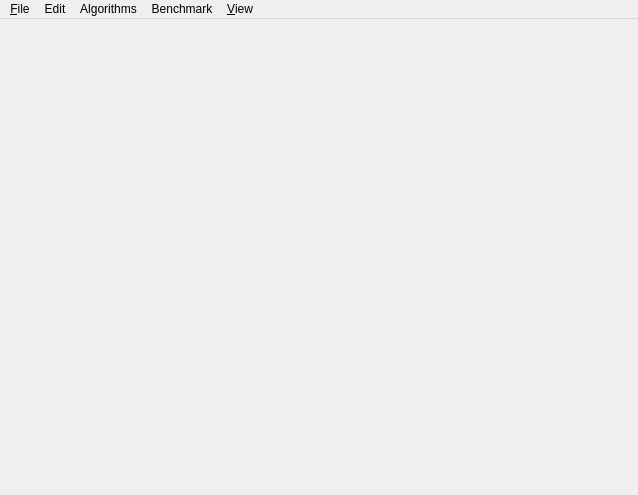
<ui version="4.0">
 <class>MainWindow</class>
 <widget class="QMainWindow" name="MainWindow">
  <property name="geometry">
   <rect>
    <x>0</x>
    <y>0</y>
    <width>638</width>
    <height>495</height>
   </rect>
  </property>
  <property name="windowTitle">
   <string>CGAL AABB tree demo</string>
  </property>
  <property name="windowIcon">
   <iconset resource="AABB_demo.qrc">
    <normaloff>:/cgal/icons/resources/cgal_logo.xpm</normaloff>:/cgal/icons/resources/cgal_logo.xpm</iconset>
  </property>
  <property name="locale">
   <locale language="English" country="UnitedStates"/>
  </property>
  <widget class="QWidget" name="centralwidget">
   <layout class="QGridLayout" name="gridLayout">
    <item row="0" column="1">
     <widget class="Viewer" name="viewer" native="true">
      <property name="locale">
       <locale language="English" country="UnitedStates"/>
      </property>
     </widget>
    </item>
   </layout>
  </widget>
  <widget class="QMenuBar" name="menubar">
   <property name="geometry">
    <rect>
     <x>0</x>
     <y>0</y>
     <width>638</width>
     <height>22</height>
    </rect>
   </property>
   <widget class="QMenu" name="menuFile">
    <property name="title">
     <string>&amp;File</string>
    </property>
    <addaction name="actionLoadPolyhedron"/>
    <addaction name="separator"/>
    <addaction name="actionQuit"/>
   </widget>
   <widget class="QMenu" name="menuView">
    <property name="title">
     <string>&amp;View</string>
    </property>
    <addaction name="actionView_points"/>
    <addaction name="actionView_segments"/>
    <addaction name="actionView_polyhedron"/>
    <addaction name="actionView_distance_function"/>
    <addaction name="actionView_cutting_plane"/>
   </widget>
   <widget class="QMenu" name="menuAlgorithms">
    <property name="title">
     <string>Algorithms</string>
    </property>
    <widget class="QMenu" name="menuRefine">
     <property name="title">
      <string>Refine</string>
     </property>
     <addaction name="actionRefine_bisection"/>
     <addaction name="actionRefine_loop"/>
    </widget>
    <addaction name="actionEdge_points"/>
    <addaction name="actionInside_points"/>
    <addaction name="actionPoints_in_interval"/>
    <addaction name="actionBoundary_points"/>
    <addaction name="actionBoundary_segments"/>
    <addaction name="separator"/>
    <addaction name="actionSigned_distance_function_to_facets"/>
    <addaction name="actionUnsigned_distance_function_to_facets"/>
    <addaction name="actionUnsigned_distance_function_to_edges"/>
    <addaction name="separator"/>
    <addaction name="actionCutting_plane"/>
    <addaction name="separator"/>
    <addaction name="menuRefine"/>
   </widget>
   <widget class="QMenu" name="menuBenchmarks">
    <property name="title">
     <string>Benchmark</string>
    </property>
    <widget class="QMenu" name="menuAgainst_triangles">
     <property name="title">
      <string>Against #triangles</string>
     </property>
     <addaction name="actionBench_memory"/>
     <addaction name="actionBench_construction"/>
     <addaction name="actionBench_intersections_vs_nbt"/>
     <addaction name="actionBench_distances_vs_nbt"/>
    </widget>
    <addaction name="actionBench_distances"/>
    <addaction name="actionBench_intersections"/>
    <addaction name="menuAgainst_triangles"/>
   </widget>
   <widget class="QMenu" name="menuEdit">
    <property name="title">
     <string>Edit</string>
    </property>
    <addaction name="actionClear_points"/>
    <addaction name="actionClear_segments"/>
    <addaction name="actionClear_distance_function"/>
    <addaction name="actionClear_cutting_plane"/>
    <addaction name="separator"/>
    <addaction name="actionCopy_snapshot"/>
    <addaction name="actionSave_snapshot"/>
   </widget>
   <addaction name="menuFile"/>
   <addaction name="menuEdit"/>
   <addaction name="menuAlgorithms"/>
   <addaction name="menuBenchmarks"/>
   <addaction name="menuView"/>
  </widget>
  <action name="actionQuit">
   <property name="text">
    <string>&amp;Quit</string>
   </property>
   <property name="shortcut">
    <string>Ctrl+Q</string>
   </property>
  </action>
  <action name="actionLoadPolyhedron">
   <property name="text">
    <string>Load polyhedron...</string>
   </property>
  </action>
  <action name="actionInside_points">
   <property name="text">
    <string>Inside points...</string>
   </property>
  </action>
  <action name="actionBench_distances">
   <property name="text">
    <string>Distances</string>
   </property>
  </action>
  <action name="actionUnsigned_distance_function_to_facets">
   <property name="text">
    <string>Unsigned distance function to facets</string>
   </property>
  </action>
  <action name="actionUnsigned_distance_function_to_edges">
   <property name="text">
    <string>Unsigned distance function to edges</string>
   </property>
  </action>
  <action name="actionSigned_distance_function_to_facets">
   <property name="text">
    <string>Signed distance function to facets</string>
   </property>
  </action>
  <action name="actionView_polyhedron">
   <property name="text">
    <string>Polyhedron</string>
   </property>
   <property name="shortcut">
    <string>P</string>
   </property>
  </action>
  <action name="actionView_points">
   <property name="text">
    <string>Points</string>
   </property>
  </action>
  <action name="actionClear_points">
   <property name="text">
    <string>Clear points</string>
   </property>
  </action>
  <action name="actionBoundary_segments">
   <property name="text">
    <string>Boundary segments...</string>
   </property>
  </action>
  <action name="actionBoundary_points">
   <property name="text">
    <string>Boundary points...</string>
   </property>
  </action>
  <action name="actionClear_segments">
   <property name="text">
    <string>Clear segments</string>
   </property>
  </action>
  <action name="actionView_segments">
   <property name="text">
    <string>Segments</string>
   </property>
  </action>
  <action name="actionEdge_points">
   <property name="text">
    <string>Edge points...</string>
   </property>
  </action>
  <action name="actionBench_intersections">
   <property name="text">
    <string>Intersections</string>
   </property>
  </action>
  <action name="actionView_distance_function">
   <property name="text">
    <string>Distance function</string>
   </property>
  </action>
  <action name="actionClear_distance_function">
   <property name="text">
    <string>Clear distance function</string>
   </property>
  </action>
  <action name="actionRefine_bisection">
   <property name="text">
    <string>Longest edge bisection</string>
   </property>
  </action>
  <action name="actionLoop_subdivision">
   <property name="text">
    <string>Loop subdivision</string>
   </property>
  </action>
  <action name="actionBench_memory">
   <property name="text">
    <string>Memory</string>
   </property>
  </action>
  <action name="actionBench_construction">
   <property name="text">
    <string>Construction</string>
   </property>
  </action>
  <action name="actionBench_intersections_vs_nbt">
   <property name="text">
    <string>Intersections</string>
   </property>
  </action>
  <action name="actionBench_distances_vs_nbt">
   <property name="text">
    <string>Distances</string>
   </property>
  </action>
  <action name="actionPoints_in_interval">
   <property name="text">
    <string>Points in interval...</string>
   </property>
  </action>
  <action name="actionSave_snapshot">
   <property name="text">
    <string>Save snapshot</string>
   </property>
  </action>
  <action name="actionCopy_snapshot">
   <property name="text">
    <string>Copy snapshot</string>
   </property>
  </action>
  <action name="actionRefine_loop">
   <property name="text">
    <string>Loop subdivision</string>
   </property>
  </action>
  <action name="actionCutting_plane">
   <property name="text">
    <string>Cutting plane</string>
   </property>
  </action>
  <action name="actionView_cutting_plane">
   <property name="text">
    <string>Cutting plane</string>
   </property>
  </action>
  <action name="actionClear_cutting_plane">
   <property name="text">
    <string>Clear cutting plane</string>
   </property>
  </action>
 </widget>
 <customwidgets>
  <customwidget>
   <class>Viewer</class>
   <extends>QWidget</extends>
   <header>Viewer.h</header>
  </customwidget>
 </customwidgets>
 <resources>
  <include location="AABB_demo.qrc"/>
 </resources>
 <connections/>
</ui>
